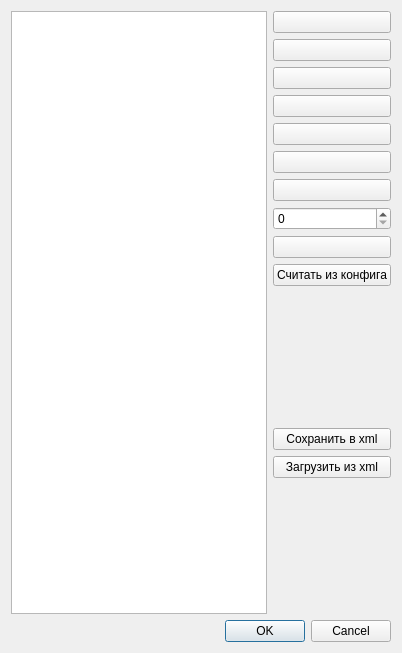
<?xml version="1.0" encoding="UTF-8"?>
<ui version="4.0">
 <class>AssignColorForColorBarDialog</class>
 <widget class="QDialog" name="AssignColorForColorBarDialog">
  <property name="geometry">
   <rect>
    <x>0</x>
    <y>0</y>
    <width>401</width>
    <height>653</height>
   </rect>
  </property>
  <property name="sizePolicy">
   <sizepolicy hsizetype="Fixed" vsizetype="Expanding">
    <horstretch>0</horstretch>
    <verstretch>0</verstretch>
   </sizepolicy>
  </property>
  <property name="sizeIncrement">
   <size>
    <width>0</width>
    <height>0</height>
   </size>
  </property>
  <property name="windowTitle">
   <string>Настройки цветовой палитры</string>
  </property>
  <property name="layoutDirection">
   <enum>Qt::LeftToRight</enum>
  </property>
  <layout class="QVBoxLayout" name="verticalLayout_3">
   <item>
    <layout class="QHBoxLayout" name="horizontalLayout_2" stretch="0,0">
     <property name="sizeConstraint">
      <enum>QLayout::SetDefaultConstraint</enum>
     </property>
     <property name="leftMargin">
      <number>0</number>
     </property>
     <property name="topMargin">
      <number>0</number>
     </property>
     <property name="rightMargin">
      <number>0</number>
     </property>
     <property name="bottomMargin">
      <number>0</number>
     </property>
     <item>
      <widget class="QListWidget" name="sourcesList">
       <property name="sizePolicy">
        <sizepolicy hsizetype="Fixed" vsizetype="Expanding">
         <horstretch>0</horstretch>
         <verstretch>0</verstretch>
        </sizepolicy>
       </property>
       <property name="focusPolicy">
        <enum>Qt::ClickFocus</enum>
       </property>
       <property name="selectionMode">
        <enum>QAbstractItemView::ExtendedSelection</enum>
       </property>
       <property name="textElideMode">
        <enum>Qt::ElideLeft</enum>
       </property>
       <property name="viewMode">
        <enum>QListView::ListMode</enum>
       </property>
       <property name="sortingEnabled">
        <bool>true</bool>
       </property>
      </widget>
     </item>
     <item>
      <layout class="QVBoxLayout" name="verticalLayout_2">
       <property name="sizeConstraint">
        <enum>QLayout::SetMinimumSize</enum>
       </property>
       <item>
        <widget class="QPushButton" name="addButton">
         <property name="text">
          <string/>
         </property>
         <property name="icon">
          <iconset resource="tango-icons.qrc">
           <normaloff>:/icons/actions/icons/actions/list-add.png</normaloff>:/icons/actions/icons/actions/list-add.png</iconset>
         </property>
        </widget>
       </item>
       <item>
        <widget class="QPushButton" name="removeButton">
         <property name="text">
          <string/>
         </property>
         <property name="icon">
          <iconset resource="tango-icons.qrc">
           <normaloff>:/icons/actions/icons/actions/list-remove.png</normaloff>:/icons/actions/icons/actions/list-remove.png</iconset>
         </property>
        </widget>
       </item>
       <item>
        <widget class="QPushButton" name="clearButton">
         <property name="text">
          <string/>
         </property>
         <property name="icon">
          <iconset resource="tango-icons.qrc">
           <normaloff>:/icons/actions/icons/actions/edit-clear.png</normaloff>:/icons/actions/icons/actions/edit-clear.png</iconset>
         </property>
        </widget>
       </item>
       <item>
        <widget class="QPushButton" name="moveTopButton">
         <property name="text">
          <string/>
         </property>
         <property name="icon">
          <iconset resource="tango-icons.qrc">
           <normaloff>:/icons/actions/icons/actions/go-top.png</normaloff>:/icons/actions/icons/actions/go-top.png</iconset>
         </property>
        </widget>
       </item>
       <item>
        <widget class="QPushButton" name="moveUpButton">
         <property name="text">
          <string/>
         </property>
         <property name="icon">
          <iconset resource="tango-icons.qrc">
           <normaloff>:/icons/actions/icons/actions/go-up.png</normaloff>:/icons/actions/icons/actions/go-up.png</iconset>
         </property>
        </widget>
       </item>
       <item>
        <widget class="QPushButton" name="moveDownButton">
         <property name="text">
          <string/>
         </property>
         <property name="icon">
          <iconset resource="tango-icons.qrc">
           <normaloff>:/icons/actions/icons/actions/go-down.png</normaloff>:/icons/actions/icons/actions/go-down.png</iconset>
         </property>
        </widget>
       </item>
       <item>
        <widget class="QPushButton" name="moveBottomButton">
         <property name="text">
          <string/>
         </property>
         <property name="icon">
          <iconset resource="tango-icons.qrc">
           <normaloff>:/icons/actions/icons/actions/go-bottom.png</normaloff>:/icons/actions/icons/actions/go-bottom.png</iconset>
         </property>
        </widget>
       </item>
       <item>
        <widget class="QSpinBox" name="sbxCountOfColors">
         <property name="maximum">
          <number>1000</number>
         </property>
        </widget>
       </item>
       <item>
        <widget class="QPushButton" name="distributeColorsButton">
         <property name="text">
          <string/>
         </property>
         <property name="icon">
          <iconset>
           <normaloff>D:/jpg/Спектр.gif</normaloff>D:/jpg/Спектр.gif</iconset>
         </property>
         <property name="iconSize">
          <size>
           <width>64</width>
           <height>16</height>
          </size>
         </property>
        </widget>
       </item>
       <item>
        <widget class="QPushButton" name="readFromParametersButton">
         <property name="text">
          <string>Считать из конфига</string>
         </property>
        </widget>
       </item>
       <item>
        <spacer name="verticalSpacer_2">
         <property name="orientation">
          <enum>Qt::Vertical</enum>
         </property>
         <property name="sizeType">
          <enum>QSizePolicy::Maximum</enum>
         </property>
         <property name="sizeHint" stdset="0">
          <size>
           <width>20</width>
           <height>16000</height>
          </size>
         </property>
        </spacer>
       </item>
       <item>
        <widget class="QPushButton" name="saveToXMLButton">
         <property name="text">
          <string>Сохранить в xml</string>
         </property>
        </widget>
       </item>
       <item>
        <widget class="QPushButton" name="loadFromXMLButton">
         <property name="text">
          <string>Загрузить из xml</string>
         </property>
        </widget>
       </item>
       <item>
        <spacer name="verticalSpacer_3">
         <property name="orientation">
          <enum>Qt::Vertical</enum>
         </property>
         <property name="sizeType">
          <enum>QSizePolicy::Preferred</enum>
         </property>
         <property name="sizeHint" stdset="0">
          <size>
           <width>20</width>
           <height>16000</height>
          </size>
         </property>
        </spacer>
       </item>
      </layout>
     </item>
    </layout>
   </item>
   <item>
    <widget class="QDialogButtonBox" name="buttonBox">
     <property name="orientation">
      <enum>Qt::Horizontal</enum>
     </property>
     <property name="standardButtons">
      <set>QDialogButtonBox::Cancel|QDialogButtonBox::Ok</set>
     </property>
    </widget>
   </item>
  </layout>
 </widget>
 <resources>
  <include location="tango-icons.qrc"/>
 </resources>
 <connections>
  <connection>
   <sender>buttonBox</sender>
   <signal>accepted()</signal>
   <receiver>AssignColorForColorBarDialog</receiver>
   <slot>accept()</slot>
   <hints>
    <hint type="sourcelabel">
     <x>165</x>
     <y>571</y>
    </hint>
    <hint type="destinationlabel">
     <x>161</x>
     <y>298</y>
    </hint>
   </hints>
  </connection>
  <connection>
   <sender>buttonBox</sender>
   <signal>rejected()</signal>
   <receiver>AssignColorForColorBarDialog</receiver>
   <slot>reject()</slot>
   <hints>
    <hint type="sourcelabel">
     <x>165</x>
     <y>571</y>
    </hint>
    <hint type="destinationlabel">
     <x>161</x>
     <y>298</y>
    </hint>
   </hints>
  </connection>
 </connections>
</ui>
